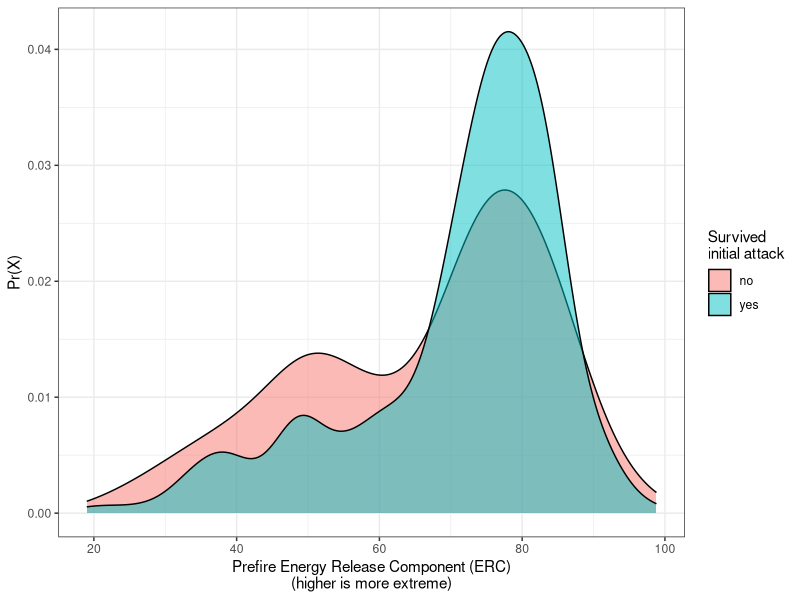
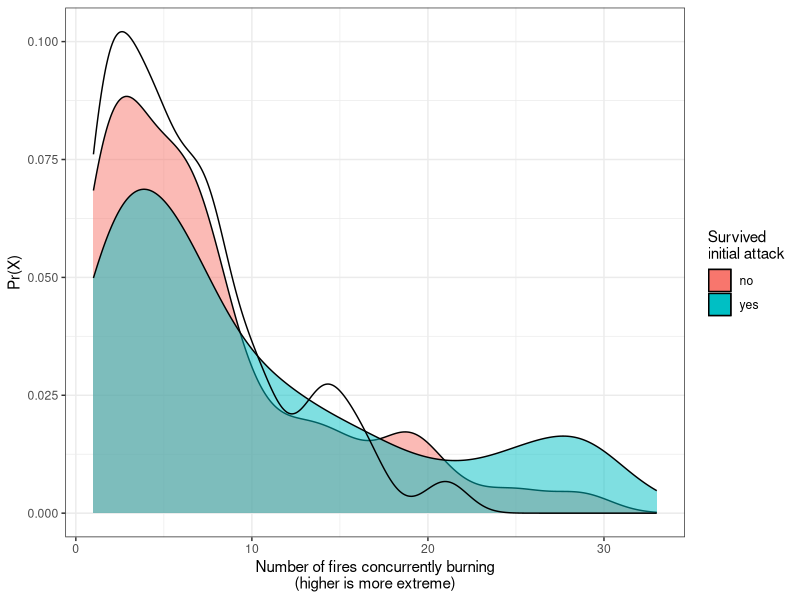
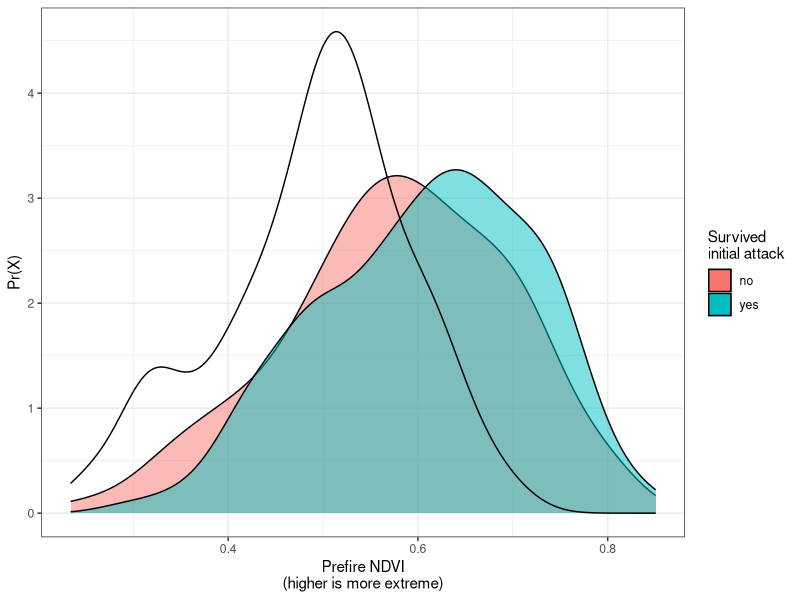
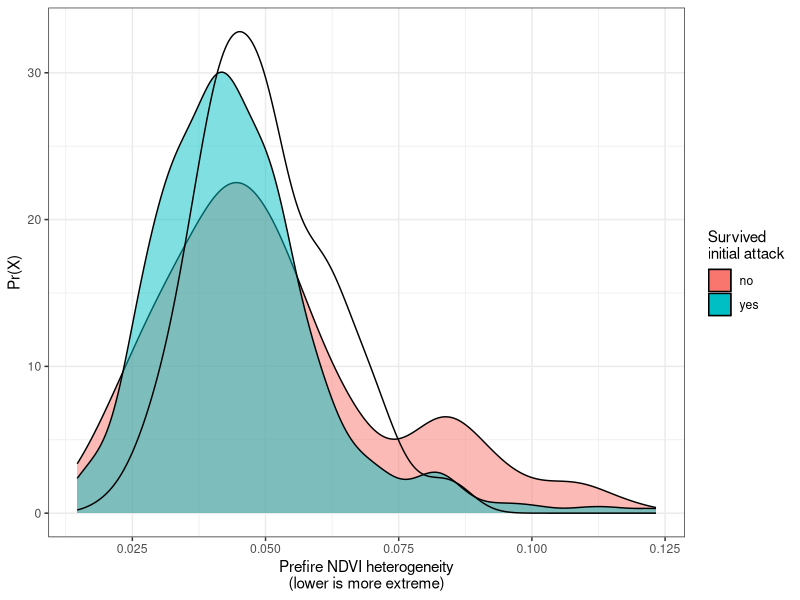
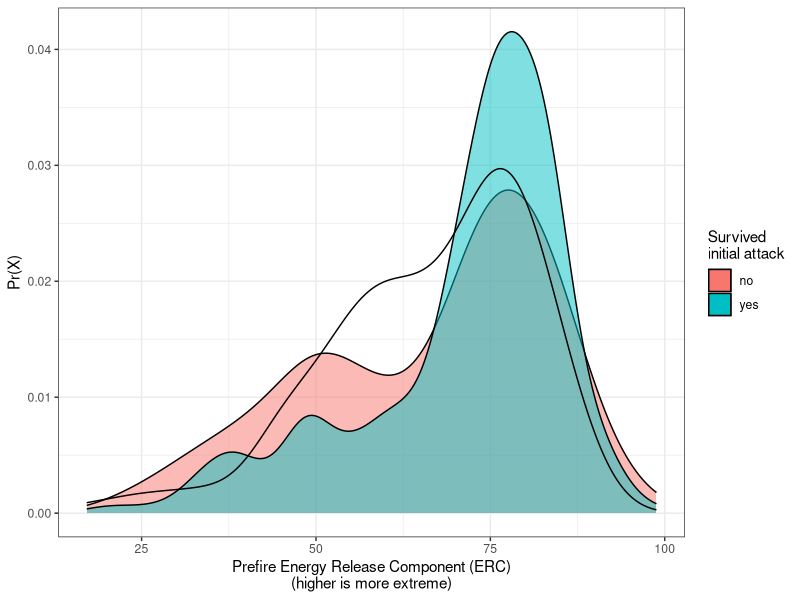
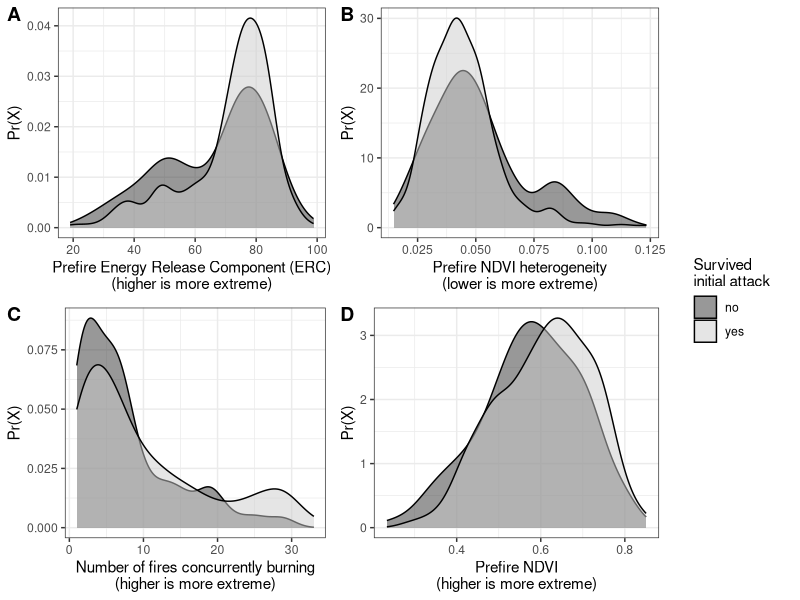
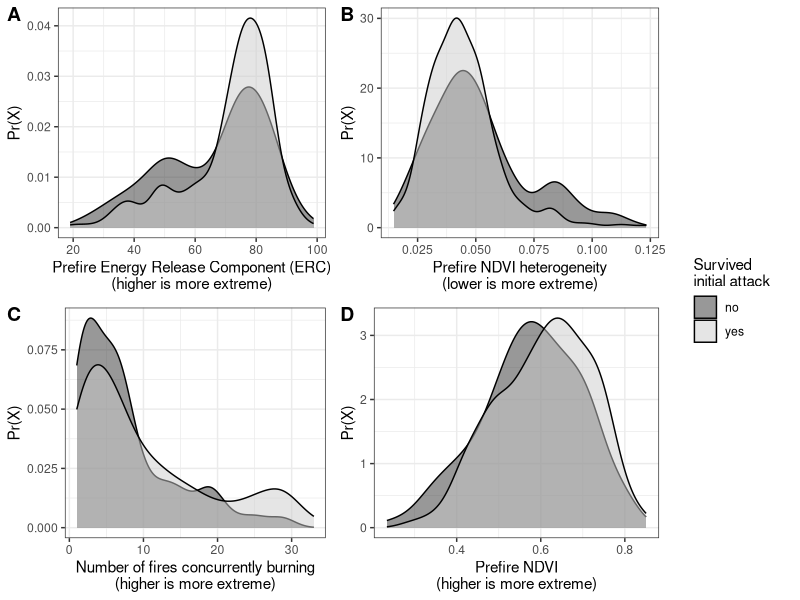
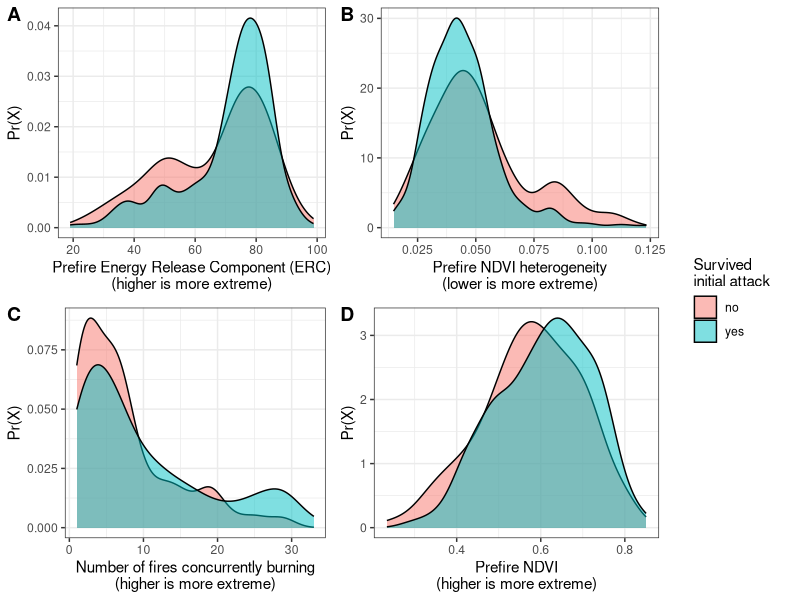

Generate these figures, in order, with R:
# Load libraries
library(tidyverse)
library(sf)
library(cowplot)

fires <- read_csv("data/data_output/merged-data-and-derived-variables.csv")

ia <-
  fires %>% 
  dplyr::filter(objective == "suppression") %>% 
  dplyr::filter(prop_ypmc > 0.5)


selection_on_concurrent_fires <-
  ggplot(ia %>% dplyr::mutate(survived_ia = ifelse(survived_ia == 1, yes = "yes", no = "no")), aes(x = simultaneous_fires, fill = survived_ia)) +
  geom_density(alpha = 0.5) +
  # geom_histogram(alpha = 0.5, bins = 100) +
  labs(x = "Number of fires concurrently burning\n(higher is more extreme)",
       y = "Pr(X)",
       fill = "Survived\ninitial attack") +
  theme_bw()

selection_on_prefire_ndvi <-
  ggplot(ia %>% dplyr::mutate(survived_ia = ifelse(survived_ia == 1, yes = "yes", no = "no")), aes(x = prefire_ndvi, fill = survived_ia)) +
  geom_density(alpha = 0.5) +
  # geom_histogram(alpha = 0.5, bins = 100) +
  labs(x = "Prefire NDVI\n(higher is more extreme)",
       y = "Pr(X)",
       fill = "Survived\ninitial attack") +
  theme_bw()

selection_on_fuel_heterogeneity <-
  ggplot(ia %>% dplyr::mutate(survived_ia = ifelse(survived_ia == 1, yes = "yes", no = "no")), aes(x = nbhd_sd_ndvi_1, fill = survived_ia)) +
  geom_density(alpha = 0.5) +
  # geom_histogram(alpha = 0.5, bins = 100) +
  labs(x = "Prefire NDVI heterogeneity\n(lower is more extreme)",
       y = "Pr(X)",
       fill = "Survived\ninitial attack") +
  theme_bw()

selection_on_erc <-
  ggplot(ia %>% dplyr::mutate(survived_ia = ifelse(survived_ia == 1, yes = "yes", no = "no")), aes(x = prefire_erc, fill = survived_ia)) +
  geom_density(alpha = 0.5) +
  # geom_histogram(alpha = 0.5, bins = 100) +
  labs(x = "Prefire Energy Release Component (ERC)\n(higher is more extreme)",
       y = "Pr(X)",
       fill = "Survived\ninitial attack") +
  theme_bw()

selection_on_erc

shared_legend = get_legend(selection_on_erc)
shared_legend_bw = get_legend(selection_on_erc + scale_fill_grey())

selection_on_concurrent_fires + geom_density(data = fires %>% filter(objective == "wfu"), aes(x = simultaneous_fires), inherit.aes = FALSE)
selection_on_prefire_ndvi + geom_density(data = fires %>% filter(objective == "wfu"), aes(x = prefire_ndvi), inherit.aes = FALSE)
selection_on_fuel_heterogeneity + geom_density(data = fires %>% filter(objective == "wfu"), aes(x = nbhd_sd_ndvi_1), inherit.aes = FALSE)
selection_on_erc + geom_density(data = fires %>% filter(objective == "wfu"), aes(x = prefire_erc), inherit.aes = FALSE)

panel_grid_bw <- plot_grid(selection_on_erc  + scale_fill_grey() + theme(legend.position = "none"),
                           selection_on_fuel_heterogeneity  + scale_fill_grey() + theme(legend.position = "none"),
                           selection_on_concurrent_fires  + scale_fill_grey() + theme(legend.position = "none"),
                           selection_on_prefire_ndvi  + scale_fill_grey() + theme(legend.position = "none"),
                           nrow = 2, ncol = 2,
                           labels = LETTERS[1:4])

selection_panel_plot_bw <- plot_grid(panel_grid_bw, shared_legend_bw, rel_widths = c(1, 0.2))
selection_panel_plot_bw

ggsave(plot = selection_panel_plot_bw, filename = "figures/selection-on-burning-conditions_bw.png")

panel_grid_color <- plot_grid(selection_on_erc + theme(legend.position = "none"),
                              selection_on_fuel_heterogeneity + theme(legend.position = "none"),
                              selection_on_concurrent_fires + theme(legend.position = "none"),
                              selection_on_prefire_ndvi + theme(legend.position = "none"),
                              nrow = 2, ncol = 2,
                              labels = LETTERS[1:4])

selection_panel_plot_color <- plot_grid(panel_grid_color, shared_legend, rel_widths = c(1, 0.2))

ggsave(plot = selection_panel_plot_color, filename = "figures/selection-on-burning-conditions.png")



# color figure; simpler model ---------------------------------------------

# No effect of simultaneous fires
selection_on_vs <-
  ggplot(ia %>% dplyr::mutate(survived_ia = ifelse(survived_ia == 1, yes = "yes", no = "no")), aes(x = earlyfire_vs, fill = survived_ia)) +
  geom_density(alpha = 0.5) +
  # geom_histogram(alpha = 0.5, bins = 100) +
  labs(x = "Early fire wind speed\n(higher is more extreme)",
       y = "Pr(X)",
       fill = "Survived\ninitial attack") +
  theme_bw()

panel_grid_color <- plot_grid(selection_on_erc + theme(legend.position = "none"),
                              selection_on_fuel_heterogeneity + theme(legend.position = "none"),
                              selection_on_vs + theme(legend.position = "none"),
                              selection_on_prefire_ndvi + theme(legend.position = "none"),
                              nrow = 2, ncol = 2,
                              labels = LETTERS[1:4])

selection_panel_plot_color <- plot_grid(panel_grid_color, shared_legend, rel_widths = c(1, 0.2))

ggsave(plot = selection_panel_plot_color, filename = "figures/selection-on-burning-conditions.png")
